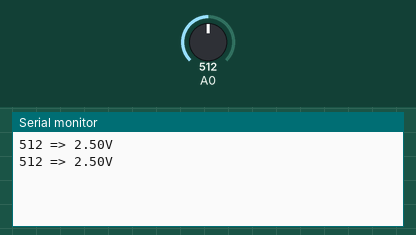
Simulated run of this sketch. Board: Arduino Uno, built with avr-gcc and run on an emulated ATmega328P. Shown: the last lines printed to the serial monitor. The test bench sets the inputs (shaded band); at power-on: A0 = 512.

Above: at 1.8 s.
1.9 s: A0 set to 716
At 2.4 s:
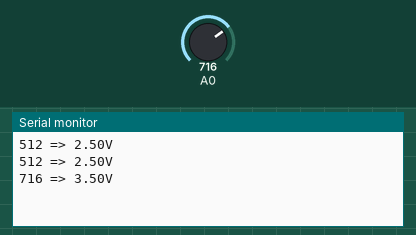
3.4 s: A0 set to 900
At 4.8 s:
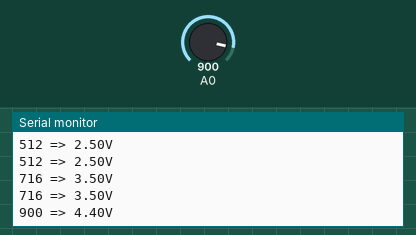
Timing chart, 0 to 6.4 s (numbered marks = the images above; inputs shaded):
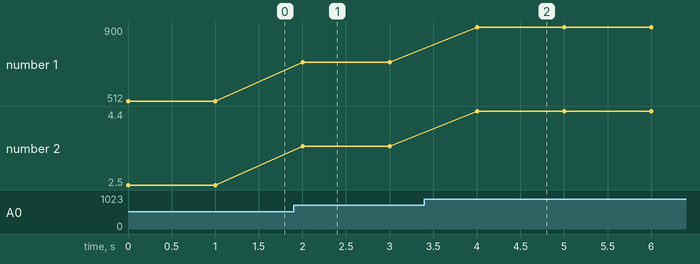

Measured:
- after the input at 1.9 s, the serial monitor: prints a new line after 0.10 s (image 1)
- after the input at 3.4 s, the serial monitor: prints a new line after 0.60 s (image 2)
- plotted number 1: 512 → 716 after the input at 1.9 s, 716 → 900 after the input at 3.4 s
- plotted number 2: 2.5 → 3.5 after the input at 1.9 s, 3.5 → 4.4 after the input at 3.4 s

The sketch:

TestVolt.ino
```cpp
void setup() {
  // put your setup code here, to run once:
  Serial.begin(9600);
}

void loop() {
  // put your main code here, to run repeatedly:
  int nVolt = analogRead(A0); // 아날로그 포트 A0에서 읽기(0~1023)
  double volt = nVolt*5./1023.; // 0~1023 => 0~5V
  Serial.println(String(nVolt) + " => " + String(volt) + "V");
  delay(1000);
}
```
